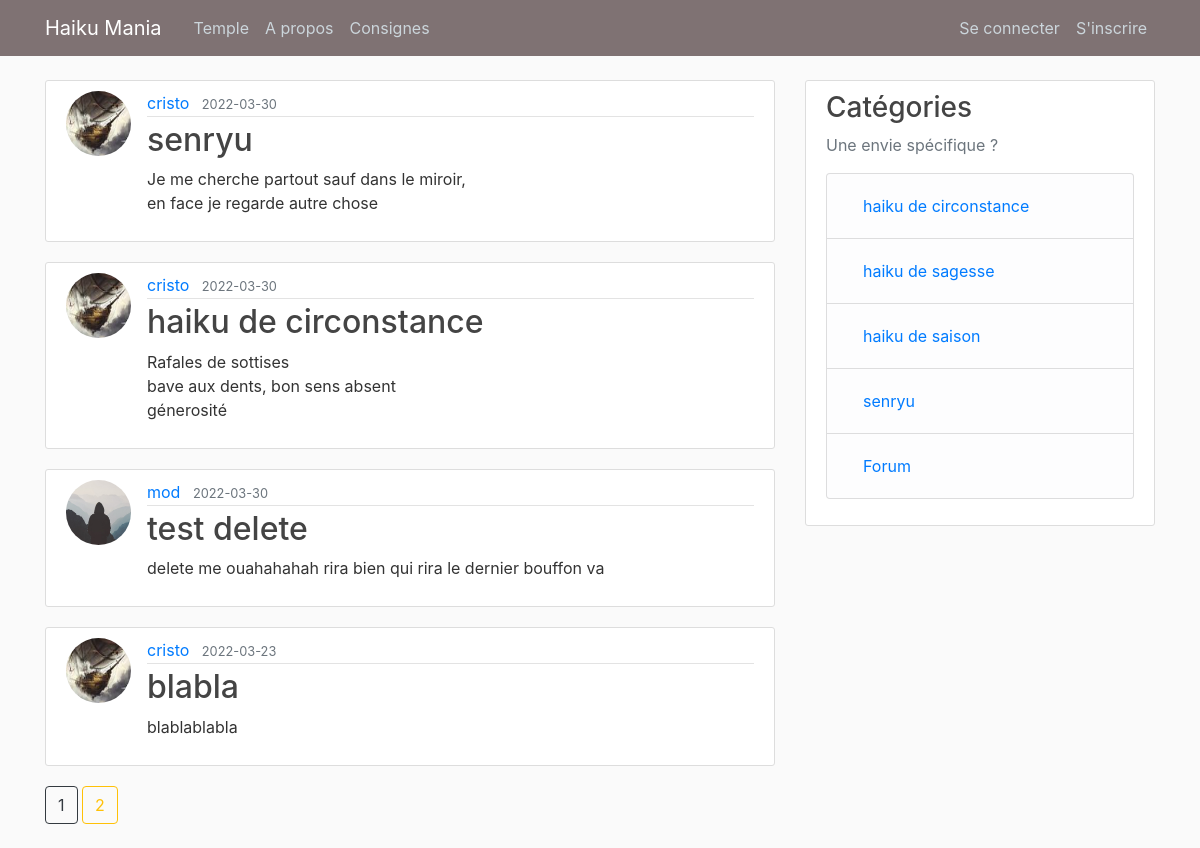
The page /home?page=2 on the database its author committed.
### flaskblog/models.py (models this page shows, shortened)
class Post(db.Model):
    id = db.Column(db.Integer, primary_key=True)
    title = db.Column(db.String(100), nullable=False)
    date_posted = db.Column(db.DateTime, nullable=False, default=datetime.utcnow)
    content = db.Column(db.Text, nullable=False)
    user_id = db.Column(db.Integer, db.ForeignKey('user.id'), nullable=False)

class User(db.Model, UserMixin):
    id = db.Column(db.Integer, primary_key=True)
    username = db.Column(db.String(20), unique=True, nullable=False)
    email = db.Column(db.String(120), unique=True, nullable=False)
    image_file = db.Column(db.String(20), nullable=False, default='default.jpg')
    password = db.Column(db.String(60), nullable=False)
    posts = db.relationship('Post', backref='author', lazy=True)

### flaskblog/main/routes.py (the view)
@main.route("/")
@main.route("/home")
def home():
    page = request.args.get('page', 1, type=int)
    posts = Post.query.order_by(Post.date_posted.desc()).paginate(page=page, per_page=5)
    return render_template('home.html', posts=posts)

### flaskblog/templates/home.html
{% extends "layout.html" %}
{% block content %}
    {% for post in posts.items %}
        <article class="media content-section">
          <img class="rounded-circle article-img" src="{{ url_for('static', filename='profile_pics/' + post.author.image_file) }}">
          <div class="media-body">
            <div class="article-metadata">
              <a class="mr-2" href="{{ url_for('users.user_posts', username=post.author.username) }}">{{ post.author.username }}</a>
              <small class="text-muted">{{ post.date_posted.strftime('%Y-%m-%d') }}</small>
            </div>
            <h2><a class="article-title" href="{{ url_for('posts.post', post_id=post.id) }}">{{ post.title }}</a></h2>
            <p class="article-content">{{ post.content }}</p>
          </div>
        </article>
    {% endfor %}
    {% for page_num in posts.iter_pages(left_edge=1, right_edge=1, left_current=1, right_current=2) %}
      {% if page_num %}
        {% if posts.page == page_num %}
          <a class="btn btn-outline-warning mb-4" href="{{ url_for('main.home', page=page_num) }}">{{ page_num }}</a>
        {% else %}
          <a class="btn btn-outline-dark mb-4" href="{{ url_for('main.home', page=page_num) }}">{{ page_num }}</a>
        {% endif %}
      {% else %}
        ...
      {% endif %}
    {% endfor %}
{% endblock content %}

### flaskblog/static/main.css (style rules this page uses)
body { background: #fafafa; color: #333333; margin-top: 5rem; }
h1, h2, h3, h4, h5, h6 { color: #444444; }
.content-section { background: #ffffff; padding: 10px 20px; border: 1px solid #dddddd; border-radius: 3px; margin-bottom: 20px; }
.article-title { color: #444444; }
.article-content { white-space: pre-line; }
.article-img { height: 65px; width: 65px; margin-right: 16px; }
.article-metadata { padding-bottom: 1px; margin-bottom: 4px; border-bottom: 1px solid #e3e3e3 }

### rows shown on the page
Post: image_file (picture), author.username "cristo", date_posted "2022-03-30", title "senryu", content "Je me cherche partout sauf dans le miroir, en face je regarde autre chose"
Post: image_file (picture), author.username "cristo", date_posted "2022-03-30", title "haiku de circonstance", content "Rafales de sottises bave aux dents, bon sens absent génerosité"
Post: image_file (placeholder picture), author.username "mod", date_posted "2022-03-30", title "test delete", content "delete me ouahahahah rira bien qui rira le dernier bouffon va"
Post: image_file (picture), author.username "cristo", date_posted "2022-03-23", title "blabla", content "blablablabla"

### other values the page prints
{{ page_num }} "1"
{{ page_num }} "2"
